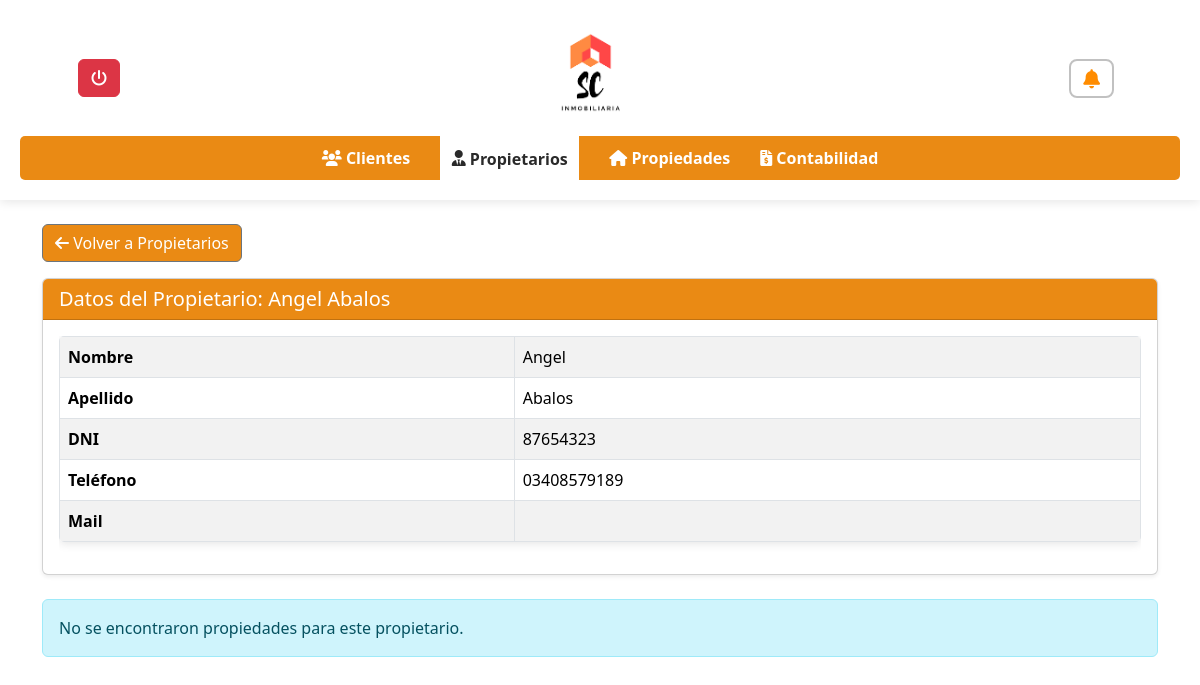
/inmobiliaria/propietarios_ver_propiedades.php?id=6, run on an earlier commit of the app's database.
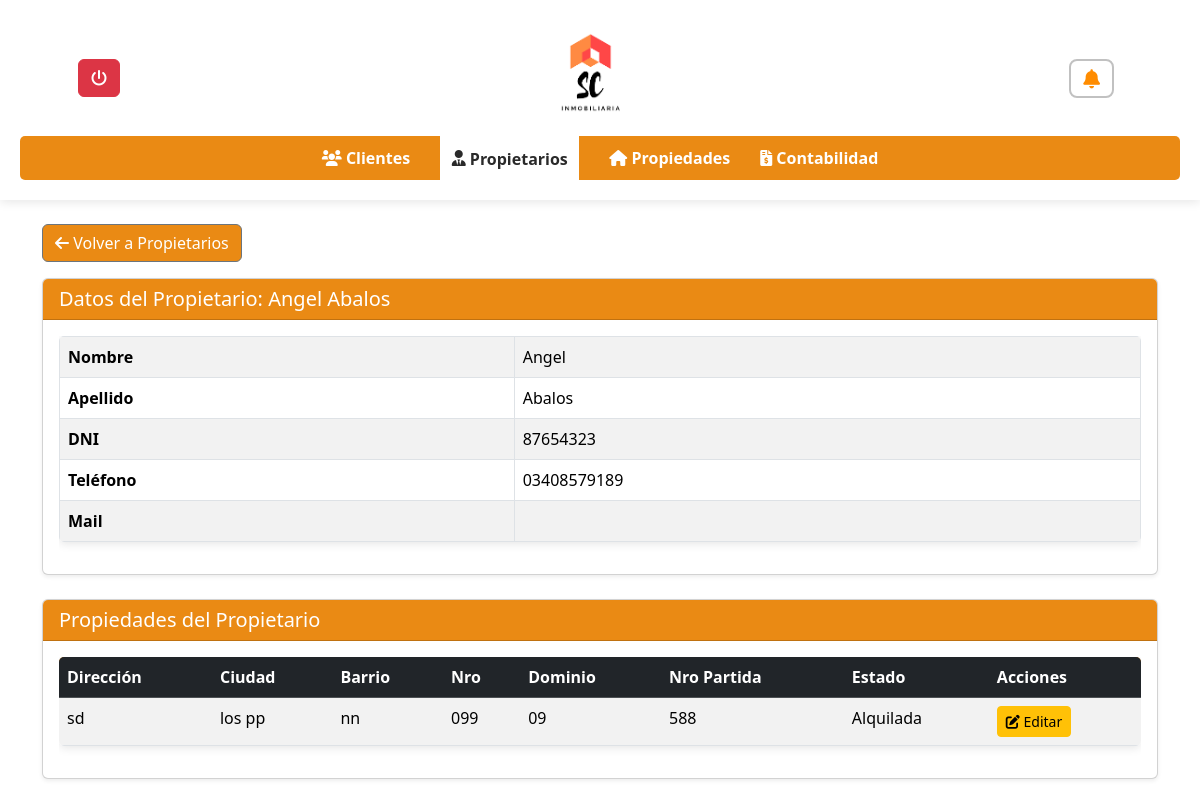
And on a later commit of the database.
### tables this page shows
CREATE TABLE `propiedades` (
  `PropiedadID` int(11) NOT NULL,
  `Fecha` date NOT NULL,
  `Barrio` varchar(100) NOT NULL,
  `Ciudad` varchar(100) NOT NULL,
  `Direccion` varchar(100) NOT NULL,
  `Nro` varchar(20) DEFAULT NULL,
  `Dominio` varchar(50) DEFAULT NULL,
  `NroPartida` varchar(50) DEFAULT NULL,
  `Estado` enum('Alquilada','En Venta') NOT NULL,
  `ClienteID` int(11) DEFAULT NULL
);

### inmobiliaria/propietarios_ver_propiedades.php (the view, shortened to what the changed rows need)
<?php
include_once 'conexion.php';
?>
<!DOCTYPE html>
<html lang="es">
<head>
    <link rel="stylesheet" href="https://cdnjs.cloudflare.com/ajax/libs/font-awesome/6.0.0/css/all.min.css">
    <link rel="stylesheet" href="styles.css">
    <link rel="stylesheet" href="notificacion.css">
    <link href="https://cdn.jsdelivr.net/npm/bootstrap@5.3.3/dist/css/bootstrap.min.css" rel="stylesheet">
    </head>
<body>
    <main class="container mt-4">
        <div class="mb-3">
            <a href="propietarios.php" class="btn btn-secondary" style="background: rgba(233, 128, 0, 0.92);"><i class="fas fa-arrow-left"></i> Volver a Propietarios</a>
        </div>
        <?php
        try {
            if (isset($_GET['id']) && is_numeric($_GET['id'])) {
                $propietarioID = (int)$_GET['id'];
                $sql_propietario = "SELECT Nombre, Apellido, DNI, Telefono, Mail FROM clientes WHERE ClienteID = ?";
                $stmt_propietario = $conn->prepare($sql_propietario);
                $stmt_propietario->bind_param("i", $propietarioID);
                $stmt_propietario->execute();
                $result_propietario = $stmt_propietario->get_result();
                if ($result_propietario->num_rows > 0) {
                    $fila_propietario = $result_propietario->fetch_assoc();
                    ?>
                    <div class="card shadow-sm mb-4">
                        <div class="card-header text-white" style="background-color:rgba(233, 128, 0, 0.92);">
                            <h2 class="h5 mb-0">Datos del Propietario: <?php echo htmlspecialchars($fila_propietario['Nombre'] . ' ' . $fila_propietario['Apellido']); ?></h2>
                        </div>
                        <div class="card-body">
                            <div class="table-responsive">
                                <table class="table table-bordered table-striped">
                                    <tbody>
                                        <tr><th>Nombre</th><td><?php echo htmlspecialchars($fila_propietario['Nombre']); ?></td></tr>
                                        <tr><th>Apellido</th><td><?php echo htmlspecialchars($fila_propietario['Apellido']); ?></td></tr>
                                        <tr><th>DNI</th><td><?php echo htmlspecialchars($fila_propietario['DNI']); ?></td></tr>
                                        <tr><th>Teléfono</th><td><?php echo htmlspecialchars($fila_propietario['Telefono']); ?></td></tr>
                                        <tr><th>Mail</th><td><?php echo htmlspecialchars($fila_propietario['Mail']); ?></td></tr>
                                    </tbody>
                                </table>
                            </div>
                        </div>
                    </div>
                    <?php
                } else {
                    echo '<div class="alert bg-warning" role="alert">No se encontraron datos del propietario.</div>';
                }
                $sql_propiedades = "SELECT PropiedadID, Direccion, Ciudad, Barrio, Nro, Dominio, NroPartida, Estado
                                        FROM propiedades
                                        WHERE ClienteID = ?";
                $stmt_propiedades = $conn->prepare($sql_propiedades);
                $stmt_propiedades->bind_param("i", $propietarioID);
                $stmt_propiedades->execute();
                $result_propiedades = $stmt_propiedades->get_result();
                if ($result_propiedades->num_rows > 0) {
                    ?>
                    <div class="card shadow-sm mb-4">
                        <div class="card-header text-white" style="background-color:rgba(233, 128, 0, 0.92);">
                            <h2 class="h5 mb-0">Propiedades del Propietario</h2>
                        </div>
                        <div class="card-body">
                            <div class="table-responsive">
                                <table id="propiedadesPropietarioTable" class="table table-striped table-hover">
                                    <thead class="table-dark">
                                        <tr>
                                            <th>Dirección</th>
                                            <th>Ciudad</th>
                                            <th>Barrio</th>
                                            <th>Nro</th>
                                            <th>Dominio</th>
                                            <th>Nro Partida</th>
                                            <th>Estado</th>
                                            <th>Acciones</th>
                                        </tr>
                                    </thead>
                                    <tbody>
                                        <?php while ($fila_propiedad = $result_propiedades->fetch_assoc()) { ?>
                                            <tr>
                                                <td><?php echo htmlspecialchars($fila_propiedad['Direccion']); ?></td>
                                                <td><?php echo htmlspecialchars($fila_propiedad['Ciudad']); ?></td>
                                                <td><?php echo htmlspecialchars($fila_propiedad['Barrio']); ?></td>
                                                <td><?php echo htmlspecialchars($fila_propiedad['Nro']); ?></td>
                                                <td><?php echo htmlspecialchars($fila_propiedad['Dominio']); ?></td>
                                                <td><?php echo htmlspecialchars($fila_propiedad['NroPartida']); ?></td>
                                                <td><?php echo htmlspecialchars($fila_propiedad['Estado']); ?></td>
                                                <td>
                                                    <button type="button" class="btn btn-warning btn-sm editar-propiedad"
                                                            data-bs-toggle="modal"
                                                            data-bs-target="#exampleModal"
                                                            data-id="<?php echo htmlspecialchars($fila_propiedad['PropiedadID']); ?>"
                                                            data-direccion="<?php echo htmlspecialchars($fila_propiedad['Direccion']); ?>"
                                                            data-ciudad="<?php echo htmlspecialchars($fila_propiedad['Ciudad']); ?>"
                                                            data-barrio="<?php echo htmlspecialchars($fila_propiedad['Barrio']); ?>"
                                                            data-nro="<?php echo htmlspecialchars($fila_propiedad['Nro']); ?>"
                                                            data-dominio="<?php echo htmlspecialchars($fila_propiedad['Dominio']); ?>"
                                                            data-nropartida="<?php echo htmlspecialchars($fila_propiedad['NroPartida']); ?>"
                                                            data-estado="<?php echo htmlspecialchars($fila_propiedad['Estado']); ?>">
                                                            <i class="fas fa-edit"></i> Editar
                                                    </button>
                                                </td>
                                            </tr>
                                        <?php } ?>
                                    </tbody>
                                </table>
                            </div>
                        </div>
                    </div>
                    <?php
                } else {
                    echo '<div class="alert alert-info" role="alert">No se encontraron propiedades para este propietario.</div>';
                }
            } else {
                echo '<div class="alert alert-danger" role="alert">Error: El ID del propietario no es válido o no se proporcionó.</div>';
            }
        } catch (Exception $e) {
            echo '<div class="alert alert-danger" role="alert">Ocurrió un error: ' . htmlspecialchars($e->getMessage()) . '</div>';
        } finally {
            if (isset($conn) && $conn) {
                $conn->close();
            }
        }
        ?>
    </main>
</body>
</html>

What changed in the data, as far as the page shows it:
added propiedades: Direccion "sd", Ciudad "los pp", Barrio "nn", Nro "099", Dominio "09", NroPartida "588", Estado "Alquilada"
Also different on the page:
text no longer shown: "No se encontraron propiedades para este propietario."
text now shown: "Propiedades del Propietario Dirección Ciudad Barrio Nro Dominio Nro Partida Estado Acciones"
